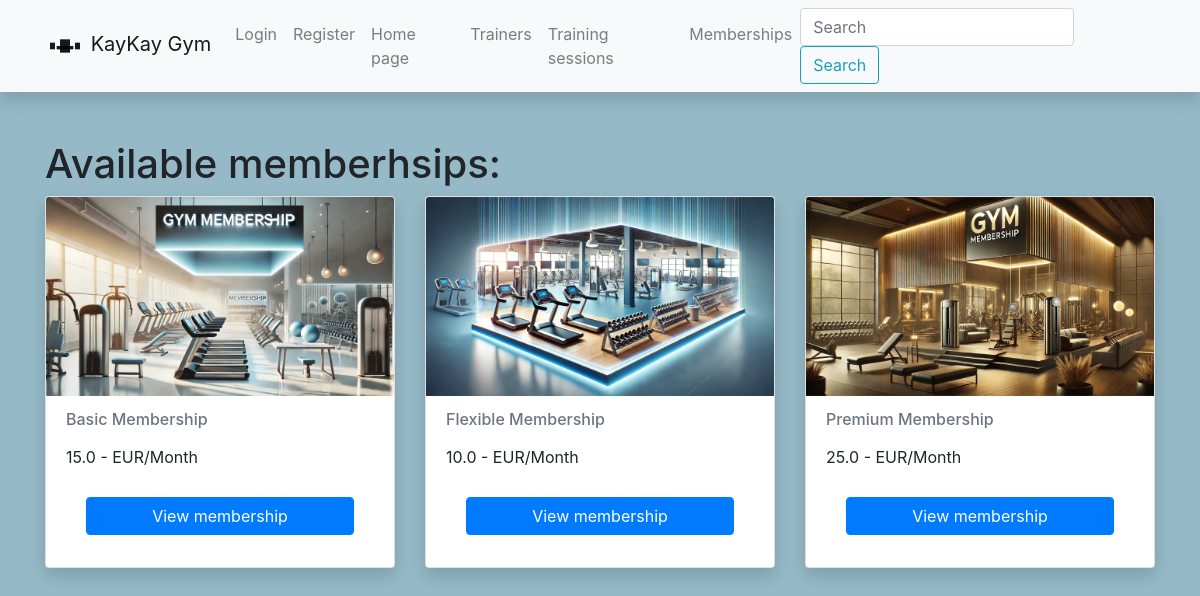
The app's page /gym/displaymemberships/ with its own data.
### gym/models.py (models this page shows)
class DisplayMembership(models.Model):
    id = models.UUIDField(primary_key=True, default=uuid.uuid4)
    name = models.CharField('Name', max_length=50)
    price = models.FloatField('Price EUR', help_text='Enter membership price')
    description = HTMLField()
    cover = models.ImageField(upload_to='covers/membership_covers', blank=True, null=True)
    def __str__(self):
        return f'{self.name} {self.price}'

### gym/views.py (the view)
# urls.py: path('displaymemberships/', views.DisplayMembershipListView.as_view(), name='displaymemberships-all'),
class DisplayMembershipListView(generic.ListView):
    model = DisplayMembership
    context_object_name = 'displaymembership_list'
    template_name = 'display_memberships.html'

### gym/templates/display_memberships.html
{% extends 'base.html' %}
{% load static %}
{% block content %}
<h1>Available memberhsips:</h1>
<div class="row">
    {% for display_membership in displaymembership_list %}
    <div class="col-sm- col-md-4 d-flex align-items-stretch">
        <div class="card mb-4 shadow rounded">
            <div class="display_membership-image-wrapper">
                {% if display_membership.cover %}
                <img class="card-img-top" src="{{ display_membership.cover.url }}" alt="{{ display_membership }}"/>
                {% else %}
                <img class="card-img-top" src="{% static 'img/no-image.png' %}" alt="No image available"/>
                {% endif %}
            </div>
            <div class="card-body">
                <h6 class="card-subtitle mb-3 text-muted">{{ display_membership.name }}</h6>
                <p class="card-text">
                    <a>
                        {{ display_membership.price }} - EUR/Month
                    </a>
                <div class="card-footer bg-transparent border-top-0">
                    <a href="{% url 'displaymembership-one' display_membership.id %}" class="btn btn-primary btn-block">View
                        membership</a>
                </div>
            </div>
        </div>
    </div>
    {% endfor %}
</div>
{% endblock %}

### gym/static/css/styles.css (style rules this page uses)
body { background-color: #95B9C7; }
.card { min-height: 300px; width: 100%; }
.card-body { height: 75%; }
.card img { height: 100%; object-fit: contain; }

### records on screen
DisplayMembership: cover (picture), name "Basic Membership", price "15.0"
DisplayMembership: cover (picture), name "Flexible Membership", price "10.0"
DisplayMembership: cover (picture), name "Premium Membership", price "25.0"
